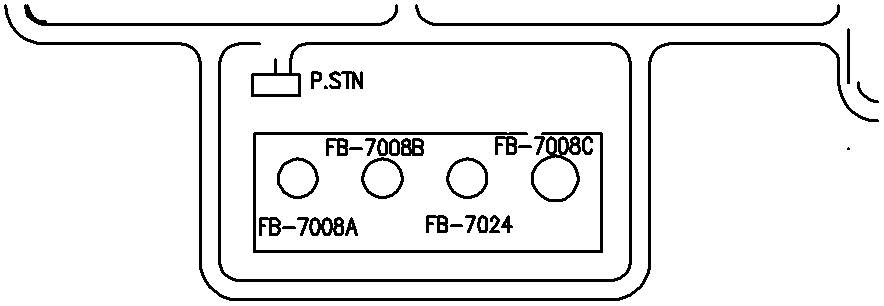
#> input picture data/pid/pid_LP DRAWING Revised_1789203046/pages/LP DRAWING Revised_page_1.png, 884 x 306 px
$ python -i symbol_detector.py   (imports and definitions only)
#> lines starting #> are read from the running program, lines starting #| are printed output that depends on the picture; after the words box and inside, x2 and y2 are one past the last pixel; in counts of white or black regions, pixels touching at a corner belong together
"""
symbol_detector.py
------------------
Local P&ID Symbol Detector.
Supports SAHI (Slicing Aided Hyper Inference) / YOLO model interfaces as well as
OpenCV contour shape fallback detection for P&ID symbol categories:
  - pump, compressor, tank, vessel, heat_exchanger
  - gate_valve, ball_valve, control_valve, check_valve
  - pressure_transmitter, pressure_indicator, flow_transmitter, level_transmitter
  - flange, reducer, nozzle
"""

import cv2
import numpy as np
from pathlib import Path
from typing import List

from app.pid.canonical_schema import PIDSymbol


SYMBOL_TAXONOMY = [
    "pump",
    "compressor",
    "tank",
    "vessel",
    "heat_exchanger",
    "gate_valve",
    "ball_valve",
    "control_valve",
    "check_valve",
    "pressure_transmitter",
    "pressure_indicator",
    "flow_transmitter",
    "flow_indicator",
    "temperature_transmitter",
    "level_transmitter",
    "flange",
    "reducer",
    "nozzle",
]


def detect_symbols_opencv_heuristics(image_path: str, page_num: int = 1) -> List[PIDSymbol]:
    """
    OpenCV geometric contour detection fallback for P&ID symbols (circles, triangles/valves, rectangles/vessels).
    """
#> called with page_num = 1
    img_p = Path(image_path)
    if not img_p.exists():
        return []

    img = cv2.imread(str(img_p), cv2.IMREAD_GRAYSCALE)
#> img: shape (306, 884); 92.8% white; 36 black regions (2 under 20 px), largest, box (x1, y1, x2, y2) and area: (4, 4, 879, 301) 4252, (218, 42, 632, 282) 4219, (253, 132, 603, 253) 2745
    if img is None:
        return []

    # Adaptive Thresholding & Morphological Operations
    blur = cv2.GaussianBlur(img, (5, 5), 0)
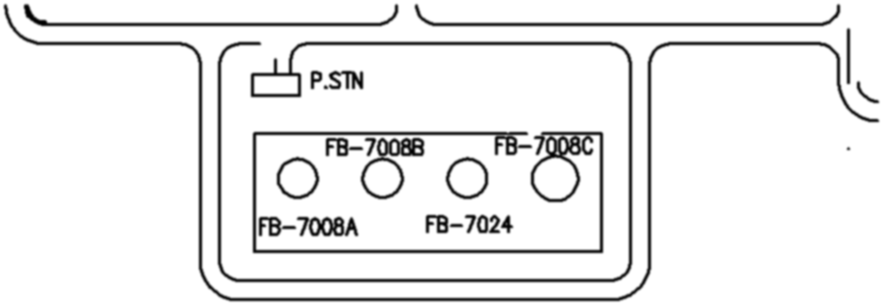
#> blur: shape (306, 884); min 0, max 255, mean 236.7
    thresh = cv2.adaptiveThreshold(blur, 255, cv2.ADAPTIVE_THRESH_GAUSSIAN_C, cv2.THRESH_BINARY_INV, 11, 2)
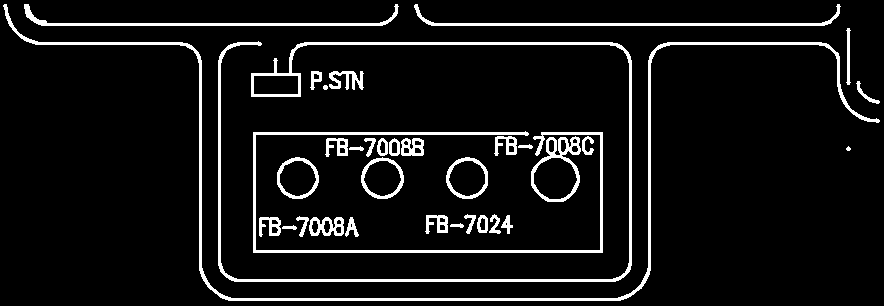
#> thresh: shape (306, 884); 7.5% white; 35 white regions (1 under 20 px)

    contours, _ = cv2.findContours(thresh, cv2.RETR_TREE, cv2.CHAIN_APPROX_SIMPLE)
#> contours = 66 contours, 5 with area under 20; largest, box (x1, y1, x2, y2) and area: (218, 41, 632, 282) 3776, (3, 4, 880, 301) 3041, (531, 136, 581, 202) 2224, (253, 131, 603, 253) 1912, (533, 157, 578, 200) 1404
    symbols: List[PIDSymbol] = []

    for cnt in contours:
        area = cv2.contourArea(cnt)
        if area < 100 or area > (img.shape[0] * img.shape[1] * 0.25):
            continue

        x, y, w, h = cv2.boundingRect(cnt)
        aspect_ratio = float(w) / h
        perimeter = cv2.arcLength(cnt, True)
        approx = cv2.approxPolyDP(cnt, 0.04 * perimeter, True)
        num_vertices = len(approx)

        x1, y1, x2, y2 = x, y, x + w, y + h
        symbol_type = None

        # Circles (Transmitters / Instruments / Centrifugal Pumps)
        if 8 <= num_vertices <= 16 and 0.85 <= aspect_ratio <= 1.15:
            if 150 <= area <= 2500:
                symbol_type = "pressure_transmitter"
            elif area > 2500:
                symbol_type = "pump"

        # Triangles / Bow-ties (Valves)
        elif num_vertices == 3 or (num_vertices == 6 and aspect_ratio > 1.2):
            symbol_type = "gate_valve"

        # Rectangles / Cylinders (Tanks, Vessels, Heat Exchangers)
        elif num_vertices == 4:
            if aspect_ratio > 2.0 or aspect_ratio < 0.5:
                symbol_type = "vessel"
            elif 0.8 <= aspect_ratio <= 1.2 and area > 5000:
                symbol_type = "tank"

        if symbol_type:
            s_id = f"symbol_{page_num}_{len(symbols) + 1:04d}"
            symbols.append(
                PIDSymbol(
                    id=s_id,
                    type=symbol_type,
                    bbox=[x1, y1, x2, y2],
                    confidence=0.85,
                    page=page_num,
                )
            )
#> this loop made 66 passes
#> (area, x, y, w, h, aspect_ratio, perimeter, num_vertices) on passes 52, 62: (236.5, 494, 136, 23, 20, 1.15, 120, 8), (853, 253, 75, 46, 20, 2.3, 125.7, 4)
#> area on passes 1, 2, 3, 6, 7, 8: 31, 29, 99.5, 36, 69, 69
#> after the loop, symbols = 2 items

    return symbols


# [48 lines left out: function detect_symbols_sahi_yolo, not called in this run]

>>> result = detect_symbols_opencv_heuristics('../../data/pid/pid_LP DRAWING Revised_1789203046/pages/LP DRAWING Revised_page_1.png')
#> result = 2 items

$ run again, on data/pid/pid_LP DRAWING Revised_1789203046/pages/LP DRAWING Revised_page_2.png
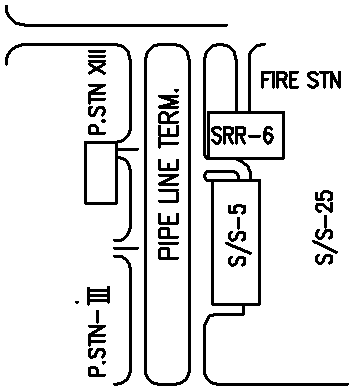
#> input picture data/pid/pid_LP DRAWING Revised_1789203046/pages/LP DRAWING Revised_page_2.png, 353 x 390 px
#> img: shape (390, 353); 89.9% white; 50 black regions (4 under 20 px), largest, box (x1, y1, x2, y2) and area: (203, 43, 349, 386) 3565, (144, 43, 191, 386) 2232, (5, 43, 139, 242) 1625
#> in detect_symbols_opencv_heuristics, `blur = cv2.GaussianBlur(img, (5, 5), 0)`:
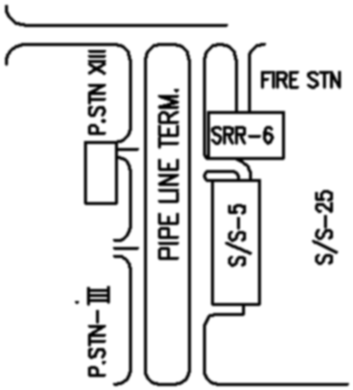
#> blur: shape (390, 353); min 0, max 255, mean 229.2
#> in detect_symbols_opencv_heuristics, `thresh = cv2.adaptiveThreshold(blur, 255, cv2.ADAPTIVE_THRESH_GAUSSIAN..`:
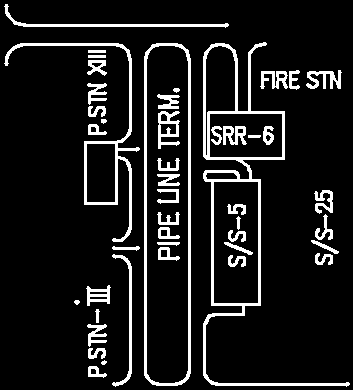
#> thresh: shape (390, 353); 10.6% white; 46 white regions
#> contours = 65 contours, 4 with area under 20; largest, box (x1, y1, x2, y2) and area: (144, 43, 191, 386) 15525, (146, 45, 189, 384) 13982, (203, 42, 350, 387) 13355, (213, 181, 259, 304) 5488, (209, 113, 283, 158) 3210
#> the loop in detect_symbols_opencv_heuristics, `for cnt in contours:` made 65 passes
#> (area, x, y, w, h, aspect_ratio, perimeter, approx) on passes 30, 49, 55: (15525, 144, 43, 47, 343, 0.137, 754.9, [[156, 43], [144, 375], [177, 385], [190, 58]]), (5488, 213, 181, 46, 123, 0.374, 331.7, [[214, 181], [258, 182], [257, 303], [213, 302]]), (209.5, 205, 172, 33, 8, 4.12, 72.73, [[205, 175], [233, 172], [237, 178], [207, 179]])
#> after the loop in detect_symbols_opencv_heuristics, `for cnt in contours:`: symbols = 8 items

$ run again, on data/pid/pid_LP DRAWING Revised_1789203046/pages/LP DRAWING Revised_page_3.png
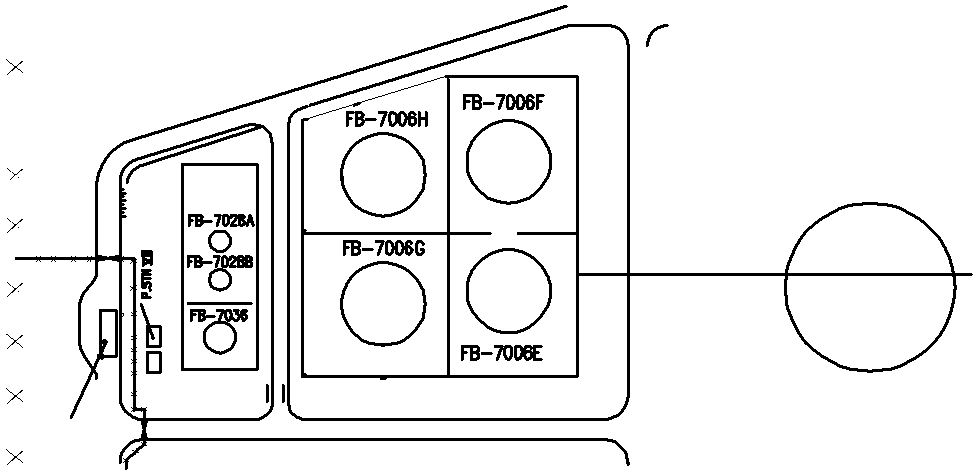
#> input picture data/pid/pid_LP DRAWING Revised_1789203046/pages/LP DRAWING Revised_page_3.png, 977 x 474 px
#> img: shape (474, 977); 93.1% white; 52 black regions (7 under 20 px), largest, box (x1, y1, x2, y2) and area: (287, 24, 973, 421) 11634, (15, 5, 630, 470) 8760, (181, 163, 259, 371) 1678
#> in detect_symbols_opencv_heuristics, `blur = cv2.GaussianBlur(img, (5, 5), 0)`:
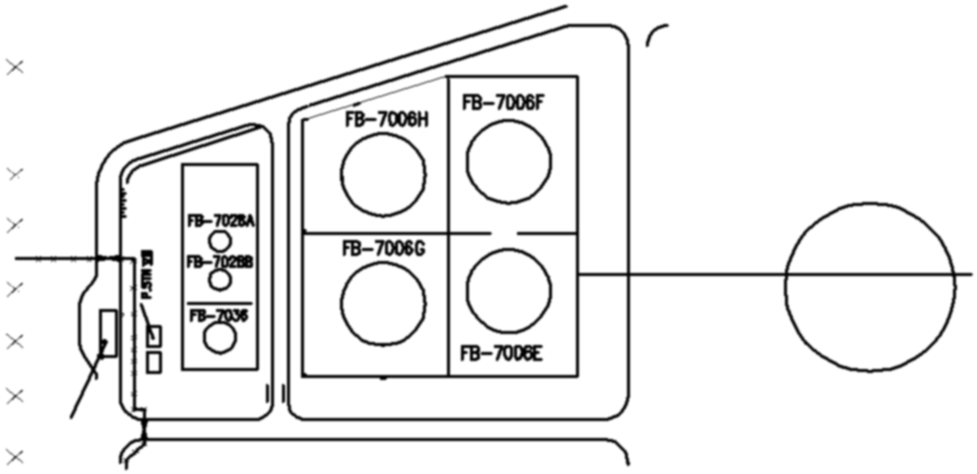
#> blur: shape (474, 977); min 0, max 255, mean 237.4
#> in detect_symbols_opencv_heuristics, `thresh = cv2.adaptiveThreshold(blur, 255, cv2.ADAPTIVE_THRESH_GAUSSIAN..`:
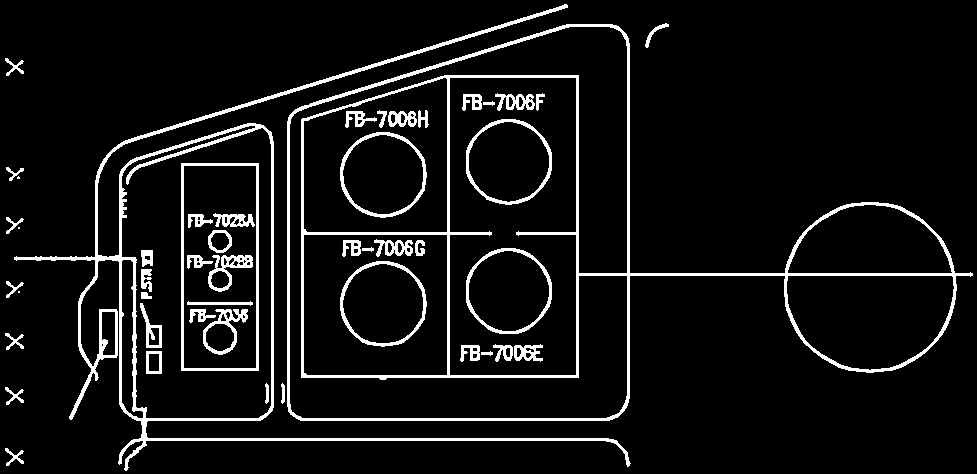
#> thresh: shape (474, 977); 7.4% white; 49 white regions (3 under 20 px)
#> contours = 114 contours, 27 with area under 20; largest, box (x1, y1, x2, y2) and area: (287, 24, 973, 421) 146392, (14, 4, 631, 471) 47412, (289, 26, 628, 419) 39398, (121, 125, 272, 419) 38345, (449, 77, 577, 376) 37634
#> the loop in detect_symbols_opencv_heuristics, `for cnt in contours:` made 114 passes
#> (area, x, y, w, h, aspect_ratio, perimeter, approx) on passes 14, 52: (20296, 303, 234, 145, 142, 1.02, 566.5, [[303, 235], [446, 234], [447, 374], [304, 373]]), (19225, 303, 77, 145, 156, 0.929, 569.5, [[445, 77], [447, 231], [307, 232], [303, 121]])
#> after the loop in detect_symbols_opencv_heuristics, `for cnt in contours:`: symbols = 15 items

$ run again, on data/pid/pid_LP DRAWING Revised_1789203046/pages/LP DRAWING Revised_page_4.png
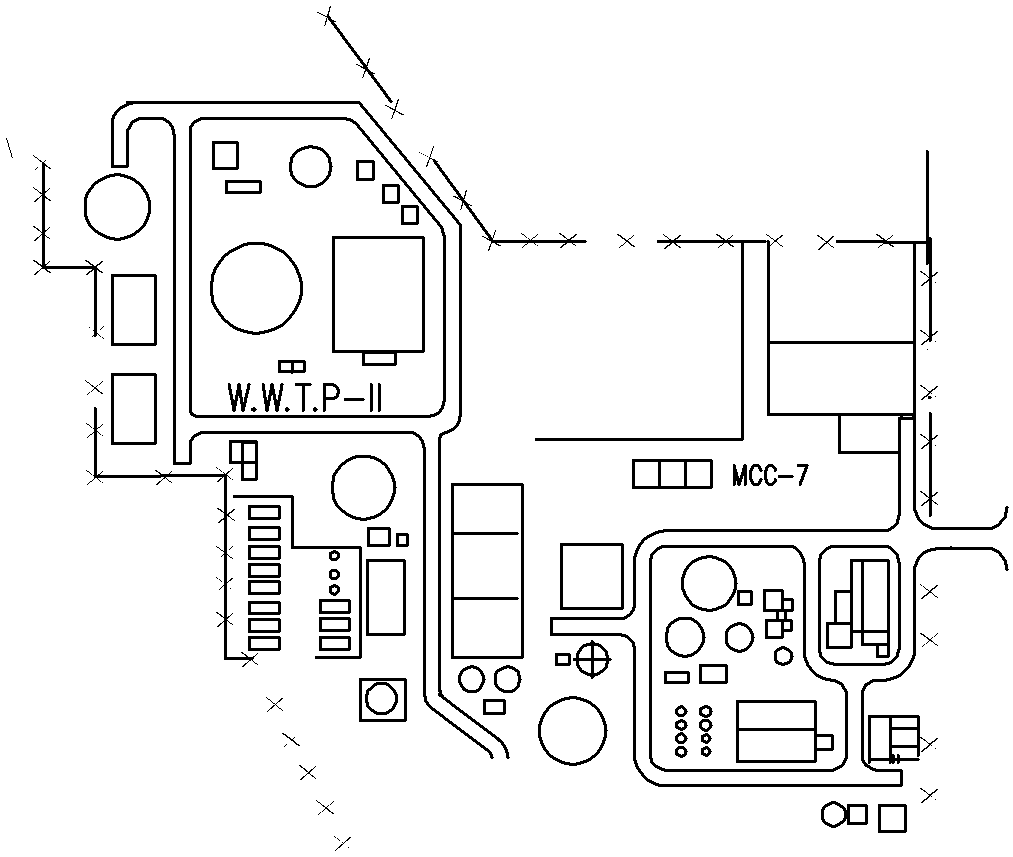
#> input picture data/pid/pid_LP DRAWING Revised_1789203046/pages/LP DRAWING Revised_page_4.png, 1013 x 857 px
#> img: shape (857, 1013); 93.7% white; 141 black regions (42 under 20 px), largest, box (x1, y1, x2, y2) and area: (535, 150, 1009, 787) 10728, (111, 101, 510, 759) 6334, (189, 117, 446, 418) 3084
#> in detect_symbols_opencv_heuristics, `blur = cv2.GaussianBlur(img, (5, 5), 0)`:
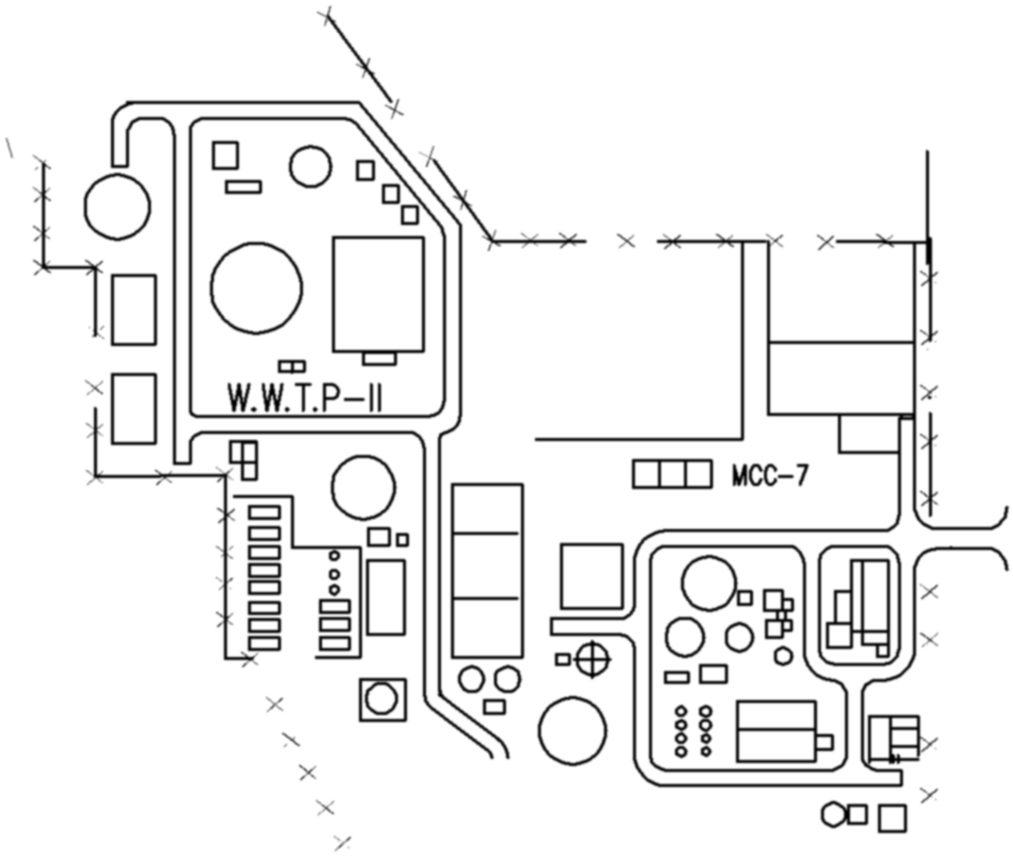
#> blur: shape (857, 1013); min 0, max 255, mean 238.9
#> in detect_symbols_opencv_heuristics, `thresh = cv2.adaptiveThreshold(blur, 255, cv2.ADAPTIVE_THRESH_GAUSSIAN..`:
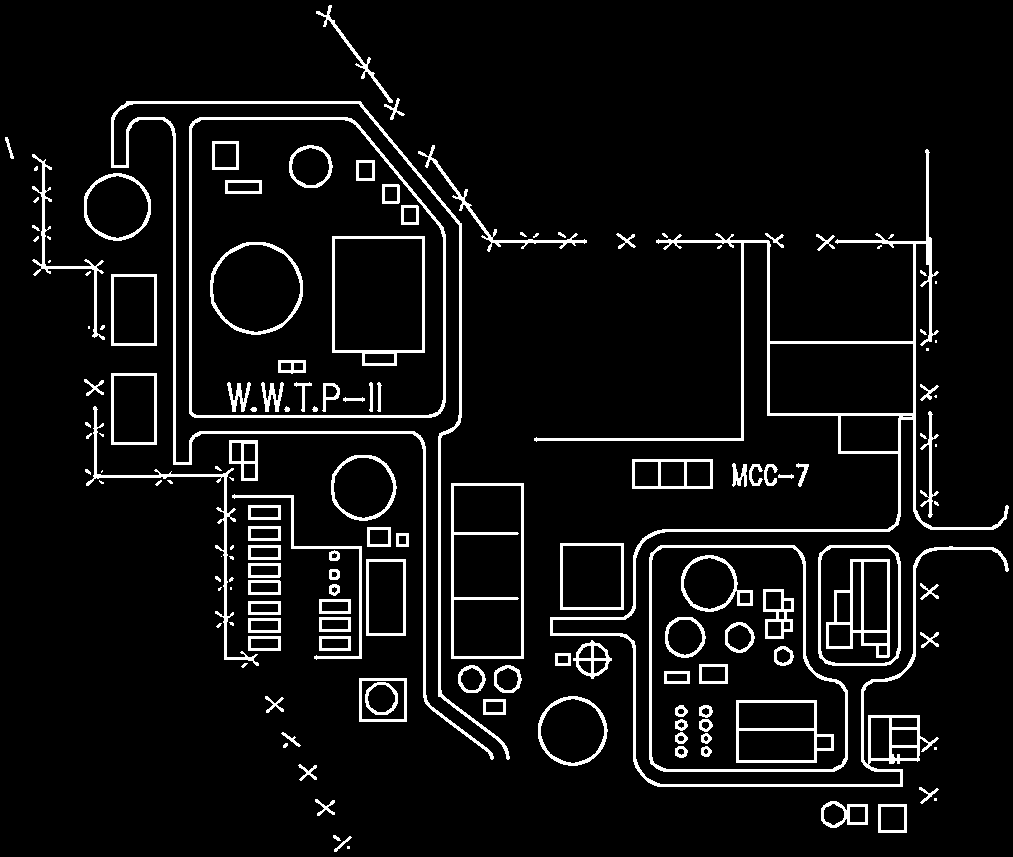
#> thresh: shape (857, 1013); 6.8% white; 152 white regions (40 under 20 px)
#> contours = 246 contours, 54 with area under 20; largest, box (x1, y1, x2, y2) and area: (189, 117, 446, 418) 71451, (191, 119, 444, 416) 69282, (649, 545, 848, 772) 39027, (651, 547, 846, 770) 37336, (534, 149, 1009, 787) 21480
#> the loop in detect_symbols_opencv_heuristics, `for cnt in contours:` made 246 passes
#> (area, x, y, w, h, aspect_ratio, perimeter, approx) on passes 37, 38, 39, 40, 44: (434, 319, 636, 32, 15, 2.13, 90, [[319, 636], [319, 650], [350, 650], [350, 636]]), (268, 321, 638, 28, 11, 2.55, 71.66, [[321, 639], [347, 638], [348, 647], [322, 648]]), (448, 248, 636, 33, 15, 2.2, 92, [[248, 636], [248, 650], [280, 650], [280, 636]]), (278, 250, 638, 29, 11, 2.64, 73.66, [[250, 639], [277, 638], [278, 647], [251, 648]]), (448, 248, 618, 33, 15, 2.2, 92, [[248, 618], [248, 632], [280, 632], [280, 618]])
